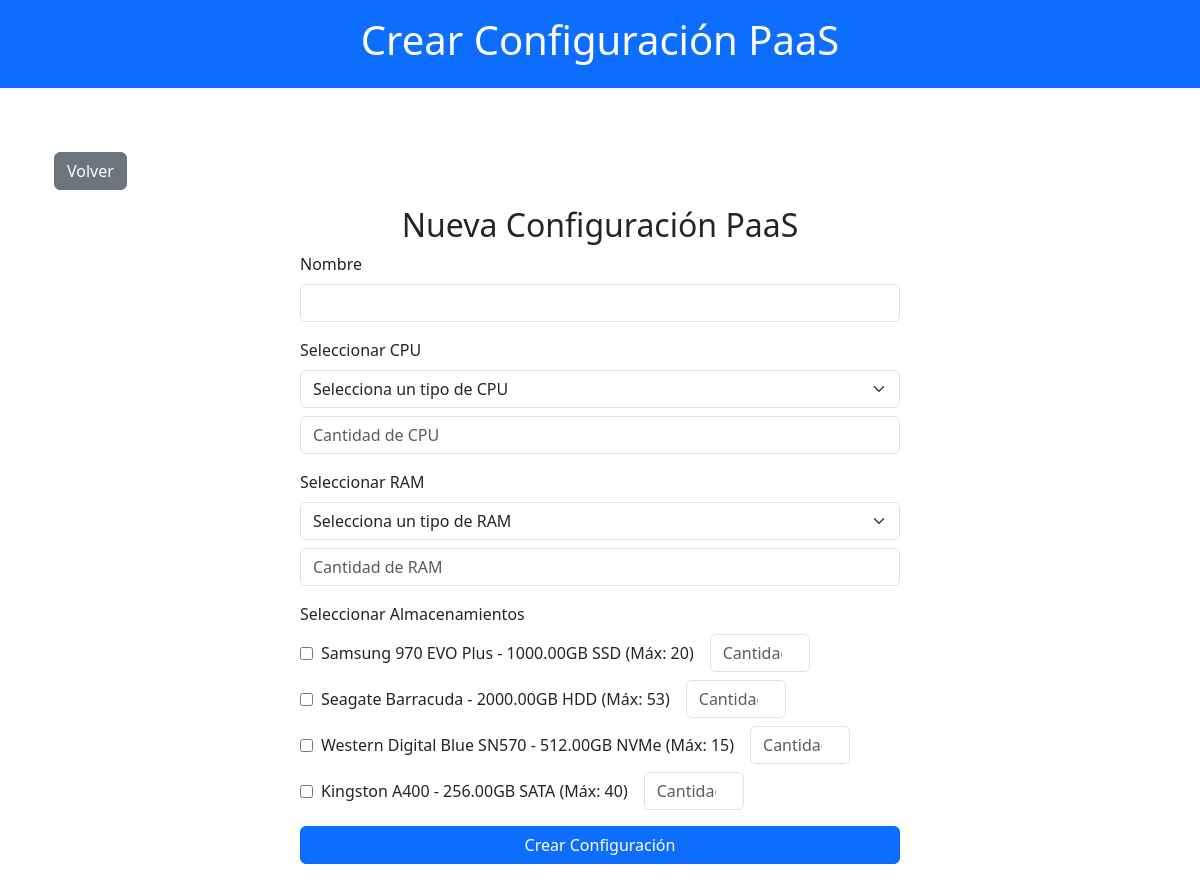
Before: /trabajador/modificar_lista_paas/crear_paas.php (signed in) with the older database file.
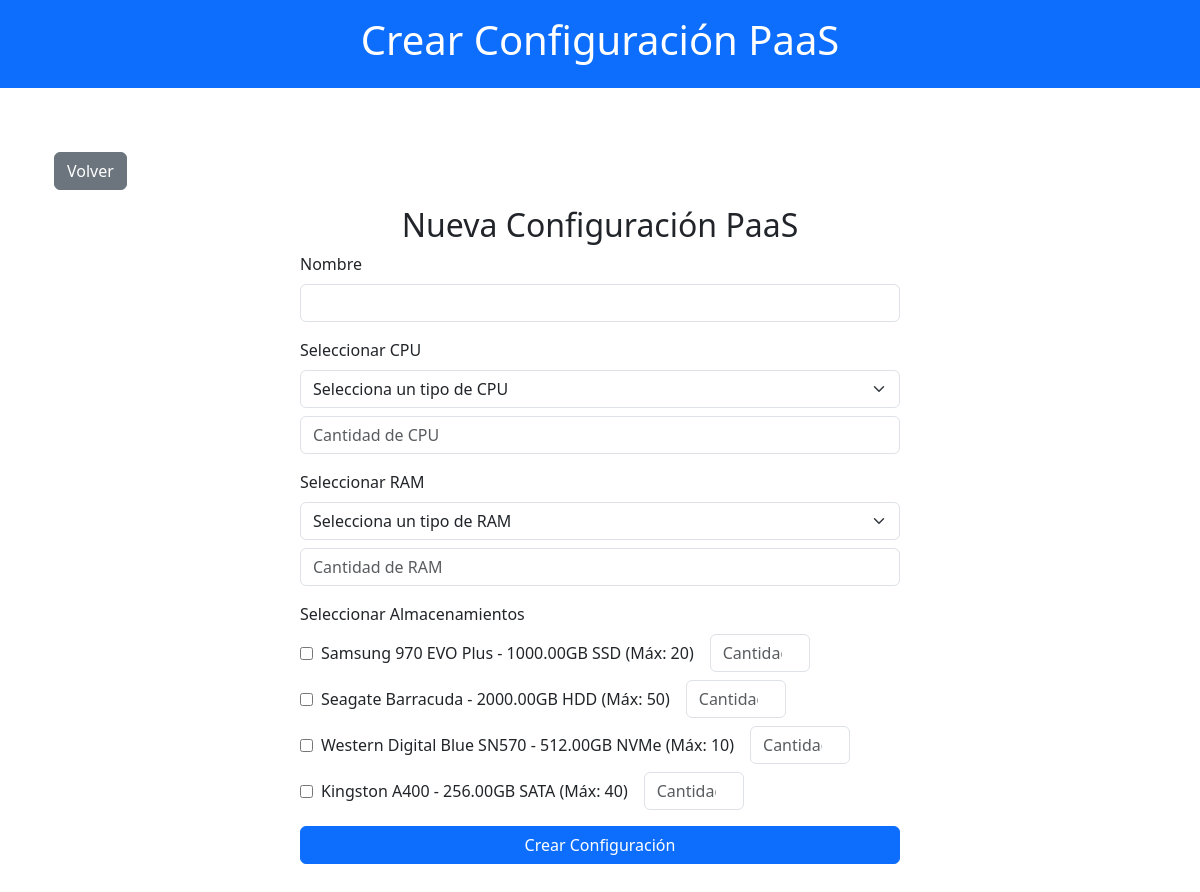
After: the same page with the newer database file.
### tables this page shows
CREATE TABLE `almacenamiento` (
  `idAlmacenamiento` int(11) NOT NULL,
  `Nombre` varchar(100) NOT NULL,
  `Tipo` varchar(50) NOT NULL,
  `VelocidadLectura` decimal(10,2) NOT NULL,
  `VelocidadEscritura` decimal(10,2) NOT NULL,
  `Capacidad` decimal(10,2) NOT NULL,
  `PrecioH` decimal(10,2) NOT NULL,
  `Cantidad` int(11) NOT NULL
);

### public/trabajador/modificar_lista_paas/crear_paas.php (the view, shortened to what this page needs)
<?php
include '../../../includes/db_connect.php';
$almacenamientos = $conn->query("SELECT * FROM almacenamiento WHERE Cantidad > 0");
?>
<!DOCTYPE html>
<html lang="es">
<head>
    <link href="https://cdn.jsdelivr.net/npm/bootstrap@5.3.0/dist/css/bootstrap.min.css" rel="stylesheet">
    <link href="../../css/estilos.css" rel="stylesheet">
</head>
<body>
    <header class="bg-primary text-white text-center py-3">
        <h1>Crear Configuración PaaS</h1>
    </header>
    <main class="container my-5">
        <div class="container my-3">
            <a href="modificar_paas.php" class="btn btn-secondary">Volver</a>
        </div>
        <h2 class="text-center">Nueva Configuración PaaS</h2>
        <form method="POST" action="crear_paas.php" class="mx-auto" style="max-width: 600px;">
            <div class="mb-3">
                <label for="nombre" class="form-label">Nombre</label>
                <input type="text" class="form-control" id="nombre" name="nombre" required>
            </div>
            <div class="mb-3">
                <label for="idCPU" class="form-label">Seleccionar CPU</label>
                <select class="form-select" id="idCPU" name="idCPU" required>
                    <option value="" data-max="0">Selecciona un tipo de CPU</option>
                </select>
                <input type="number" class="form-control mt-2" id="cantidadCPU" name="cantidad_cpu" min="1" placeholder="Cantidad de CPU" required>
            </div>
            <div class="mb-3">
                <label for="idRAM" class="form-label">Seleccionar RAM</label>
                <select class="form-select" id="idRAM" name="idRAM" required>
                    <option value="" data-max="0">Selecciona un tipo de RAM</option>
                </select>
                <input type="number" class="form-control mt-2" id="cantidadRAM" name="cantidad_ram" min="1" placeholder="Cantidad de RAM" required>
            </div>
            <div class="mb-3">
                <label class="form-label">Seleccionar Almacenamientos</label>
                <?php while ($row = $almacenamientos->fetch_assoc()): ?>
                    <div class="d-flex align-items-center mb-2">
                        <input type="checkbox" name="almacenamientos[]" value="<?php echo $row['idAlmacenamiento']; ?>">
                        <span class="ms-2"><?php echo htmlspecialchars($row['Nombre'] . ' - ' . $row['Capacidad'] . 'GB ' . $row['Tipo'] . ' (Máx: ' . $row['Cantidad'] . ')'); ?></span>
                        <input type="number"
                               name="cantidad_almacenamiento_<?php echo $row['idAlmacenamiento']; ?>"
                               min="1"
                               max="<?php echo $row['Cantidad']; ?>"
                               class="form-control ms-3"
                               style="max-width: 100px;"
                               placeholder="Cantidad">
                    </div>
                <?php endwhile; ?>
            </div>
            <button type="submit" class="btn btn-primary w-100">Crear Configuración</button>
        </form>
    </main>
</body>
</html>

Changed rows visible on the page:
changed almacenamiento: Nombre+Capacidad+Tipo "Seagate Barracuda - 2000.00GB HDD (Máx: 53)" → "Seagate Barracuda - 2000.00GB HDD (Máx: 50)"
changed almacenamiento: Nombre+Capacidad+Tipo "Western Digital Blue SN570 - 512.00GB NVMe (Máx: 15)" → "Western Digital Blue SN570 - 512.00GB NVMe (Máx: 10)"
